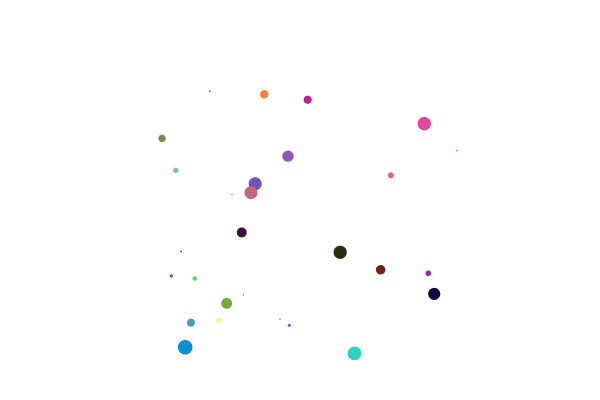
Frame 1 (no input)
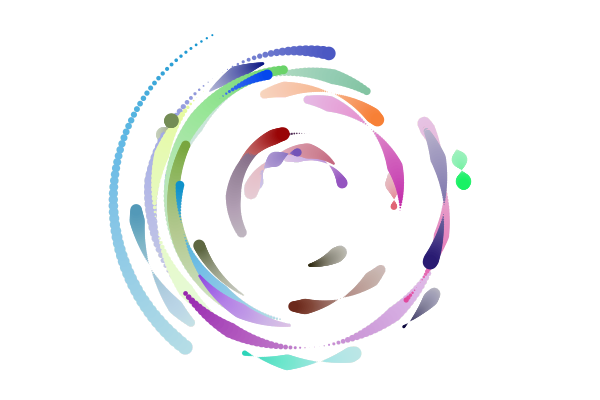
Frame 60 (the mouse pressed at the canvas centre just before this capture)
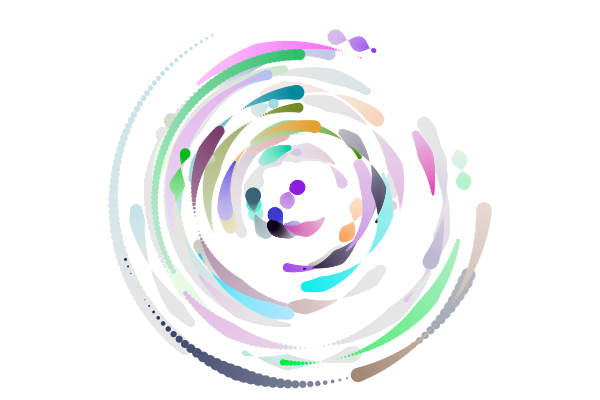
Frame 120 (the mouse held since frame 60 and released just before this capture)

The Processing sketch that drew these frames (run headless with seeded random() and noise(); from frame 60 on, the mouse is pressed at the canvas centre):

// Processing sketch: processing_53719
// ── processing_53719.pde

int num=30;
Epos[] ep=new Epos[num];
Ecolor[] ec=new Ecolor[num];

void setup() {
  size(600, 400);
  background(255);
  noStroke();
  smooth();
  for (int i=0; i<num; i++) {
    ep[i]=new Epos(random(-150, 150), random(-150, 150), random(360), 
    random(0.05, 0.1), random(15), random(0.1, 1));
    ec[i]=new Ecolor(random(255), random(255), random(255));
  }
}

void draw() {
  fadeToWhite();
  translate(width/2, height/2);
  for (int i=0; i<num; i++) {
    ep[i].update();
    ep[i].display();
    ec[i].display();
  }
}

void fadeToWhite() {
  fill(255, 5);
  noStroke();
  rect(0, 0, width, height);
}

void mousePressed() {
  background(255);
  for (int i=0; i<num; i++) {
    ep[i]=new Epos(random(-150, 150), random(-150, 150), random(360), 
    random(0.05, 0.1), random(15), random(0.1, 1));
    ec[i]=new Ecolor(random(255), random(255), random(255));
  }
} 

class Epos {
  float X, Y;
  float angle;
  float amount;
  float es; 
  float esAmount;
  Epos(float nX, float nY, float nAng, float nAm, float nEs, float nEsAm) {
    X=nX;
    Y=nY;
    angle=nAng;
    amount=nAm;
    es=nEs;
    esAmount=nEsAm;
  }  

  void update() {
    angle+=amount;
    es+=esAmount;
    if (es>15 || es<0) {
      esAmount=-esAmount;
    }
  }

  void display() {
    rotate(radians(angle));
    ellipse(X, Y, es, es);
  }
}


class Ecolor {
  float R, G, B;
  Ecolor(float nR, float nG, float nB) {
    R=nR;
    G=nG;
    B=nB;
  }

  void display() {
    fill(R, G, B);
  }
}
                
                                                
